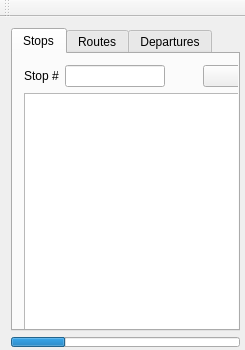
<?xml version="1.0" encoding="UTF-8"?>
<ui version="4.0">
 <class>MainWindow</class>
 <widget class="QMainWindow" name="MainWindow">
  <property name="geometry">
   <rect>
    <x>0</x>
    <y>0</y>
    <width>245</width>
    <height>350</height>
   </rect>
  </property>
  <property name="windowTitle">
   <string>MainWindow</string>
  </property>
  <widget class="QWidget" name="centralWidget">
   <widget class="QWidget" name="layoutWidget">
    <property name="geometry">
     <rect>
      <x>0</x>
      <y>0</y>
      <width>251</width>
      <height>341</height>
     </rect>
    </property>
    <layout class="QVBoxLayout" name="verticalLayout_5">
     <item>
      <widget class="QTabWidget" name="tabWidget">
       <property name="enabled">
        <bool>true</bool>
       </property>
       <property name="currentIndex">
        <number>0</number>
       </property>
       <widget class="QWidget" name="tab">
        <attribute name="title">
         <string>Stops</string>
        </attribute>
        <widget class="QWidget" name="layoutWidget">
         <property name="geometry">
          <rect>
           <x>0</x>
           <y>0</y>
           <width>241</width>
           <height>311</height>
          </rect>
         </property>
         <layout class="QVBoxLayout" name="verticalLayout">
          <item>
           <layout class="QHBoxLayout" name="horizontalLayout">
            <item>
             <widget class="QLabel" name="label">
              <property name="text">
               <string>Stop #</string>
              </property>
             </widget>
            </item>
            <item>
             <widget class="QLineEdit" name="stopLineEdit">
              <property name="text">
               <string/>
              </property>
             </widget>
            </item>
            <item>
             <spacer name="horizontalSpacer">
              <property name="orientation">
               <enum>Qt::Horizontal</enum>
              </property>
              <property name="sizeHint" stdset="0">
               <size>
                <width>40</width>
                <height>20</height>
               </size>
              </property>
             </spacer>
            </item>
            <item>
             <widget class="QPushButton" name="addStopButton">
              <property name="text">
               <string/>
              </property>
             </widget>
            </item>
           </layout>
          </item>
          <item>
           <widget class="QTableView" name="stopsView">
            <property name="sizePolicy">
             <sizepolicy hsizetype="Expanding" vsizetype="Expanding">
              <horstretch>0</horstretch>
              <verstretch>0</verstretch>
             </sizepolicy>
            </property>
            <property name="styleSheet">
             <string notr="true">background-image: url(:/bacra/images/bacra.png);
background-position: bottom;
background-repeat: no-repeat;</string>
            </property>
            <property name="horizontalScrollBarPolicy">
             <enum>Qt::ScrollBarAsNeeded</enum>
            </property>
            <property name="showGrid">
             <bool>false</bool>
            </property>
            <attribute name="horizontalHeaderStretchLastSection">
             <bool>true</bool>
            </attribute>
            <attribute name="verticalHeaderDefaultSectionSize">
             <number>30</number>
            </attribute>
            <attribute name="verticalHeaderStretchLastSection">
             <bool>false</bool>
            </attribute>
           </widget>
          </item>
         </layout>
        </widget>
       </widget>
       <widget class="QWidget" name="tab_2">
        <attribute name="title">
         <string>Routes</string>
        </attribute>
        <widget class="QWidget" name="layoutWidget">
         <property name="geometry">
          <rect>
           <x>0</x>
           <y>0</y>
           <width>241</width>
           <height>311</height>
          </rect>
         </property>
         <layout class="QVBoxLayout" name="verticalLayout_3">
          <item>
           <layout class="QHBoxLayout" name="horizontalLayout_3">
            <item>
             <layout class="QVBoxLayout" name="verticalLayout_2">
              <item>
               <widget class="QLineEdit" name="fromLineEdit"/>
              </item>
              <item>
               <widget class="QLineEdit" name="toLineEdit"/>
              </item>
             </layout>
            </item>
            <item>
             <spacer name="horizontalSpacer_2">
              <property name="orientation">
               <enum>Qt::Horizontal</enum>
              </property>
              <property name="sizeHint" stdset="0">
               <size>
                <width>40</width>
                <height>20</height>
               </size>
              </property>
             </spacer>
            </item>
            <item>
             <widget class="QPushButton" name="addRouteButton">
              <property name="text">
               <string>+</string>
              </property>
             </widget>
            </item>
           </layout>
          </item>
          <item>
           <widget class="QTableView" name="routesView">
            <property name="styleSheet">
             <string notr="true">background-image: url(:/bacra/images/bacra.png);
background-position: bottom;
background-repeat: no-repeat;</string>
            </property>
           </widget>
          </item>
         </layout>
        </widget>
       </widget>
       <widget class="QWidget" name="departuresTab">
        <property name="enabled">
         <bool>false</bool>
        </property>
        <attribute name="title">
         <string>Departures</string>
        </attribute>
        <widget class="QWidget" name="layoutWidget">
         <property name="geometry">
          <rect>
           <x>0</x>
           <y>0</y>
           <width>241</width>
           <height>311</height>
          </rect>
         </property>
         <layout class="QVBoxLayout" name="verticalLayout_4">
          <item>
           <layout class="QHBoxLayout" name="horizontalLayout_4">
            <item>
             <widget class="QLabel" name="departureLabel">
              <property name="text">
               <string/>
              </property>
             </widget>
            </item>
            <item>
             <spacer name="horizontalSpacer_3">
              <property name="orientation">
               <enum>Qt::Horizontal</enum>
              </property>
              <property name="sizeHint" stdset="0">
               <size>
                <width>40</width>
                <height>20</height>
               </size>
              </property>
             </spacer>
            </item>
            <item>
             <widget class="QPushButton" name="updateButton">
              <property name="text">
               <string>Update</string>
              </property>
             </widget>
            </item>
           </layout>
          </item>
          <item>
           <widget class="QListView" name="departuresView">
            <property name="styleSheet">
             <string notr="true">background-image: url(:/bacra/images/bacra.png);
background-position: bottom;
background-repeat: no-repeat;</string>
            </property>
            <property name="verticalScrollBarPolicy">
             <enum>Qt::ScrollBarAsNeeded</enum>
            </property>
            <property name="horizontalScrollBarPolicy">
             <enum>Qt::ScrollBarAlwaysOff</enum>
            </property>
           </widget>
          </item>
         </layout>
        </widget>
       </widget>
      </widget>
     </item>
     <item>
      <widget class="QProgressBar" name="progressBar">
       <property name="enabled">
        <bool>true</bool>
       </property>
       <property name="font">
        <font>
         <pointsize>1</pointsize>
        </font>
       </property>
       <property name="autoFillBackground">
        <bool>false</bool>
       </property>
       <property name="value">
        <number>24</number>
       </property>
       <property name="textVisible">
        <bool>false</bool>
       </property>
      </widget>
     </item>
    </layout>
   </widget>
  </widget>
  <widget class="QToolBar" name="mainToolBar">
   <attribute name="toolBarArea">
    <enum>TopToolBarArea</enum>
   </attribute>
   <attribute name="toolBarBreak">
    <bool>false</bool>
   </attribute>
  </widget>
 </widget>
 <layoutdefault spacing="6" margin="11"/>
 <resources/>
 <connections/>
</ui>
